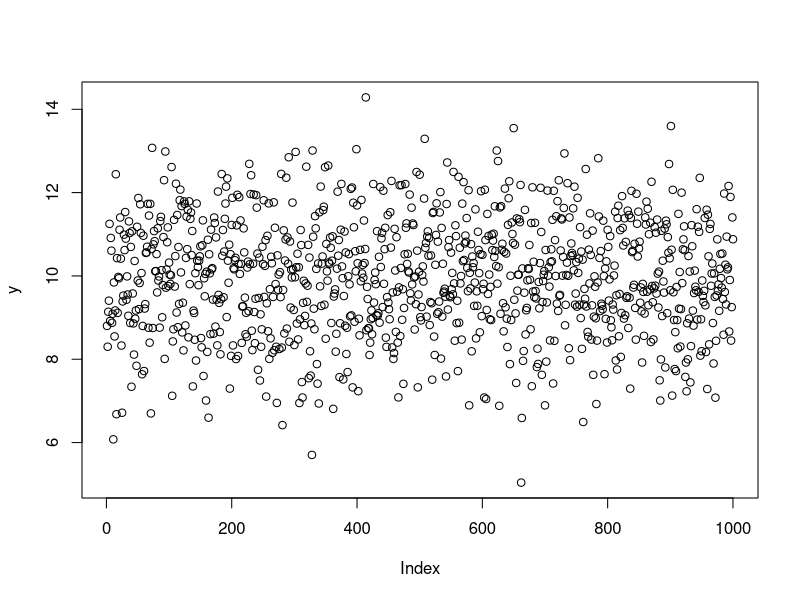

Recreate this plot in R.
#Practice 1 
((2022-2019)/(2022-1998))*100

#Practice 2
diff_study <- 2022-2019
diff_born <- 2022-1998
diff_study/diff_born*100

#Practice 3
#sum(4,5,8,11)
x<-c(4,5,8,11)
sum(x)
x

#Practice 4
y<-rnorm(1000,10,1.4)

#Practice 5
plot(y)
library(ggplot2)
#ggplot(data = y, mapping = aes())

#Practice 6
?sqrt

#Practice 7
#See firstscript.R

#Practice 8
p <- c(31:60)
#p<-seq(31,60,by=2)
q <- matrix(p, nrow = 6, ncol = 5, byrow = TRUE)
q
